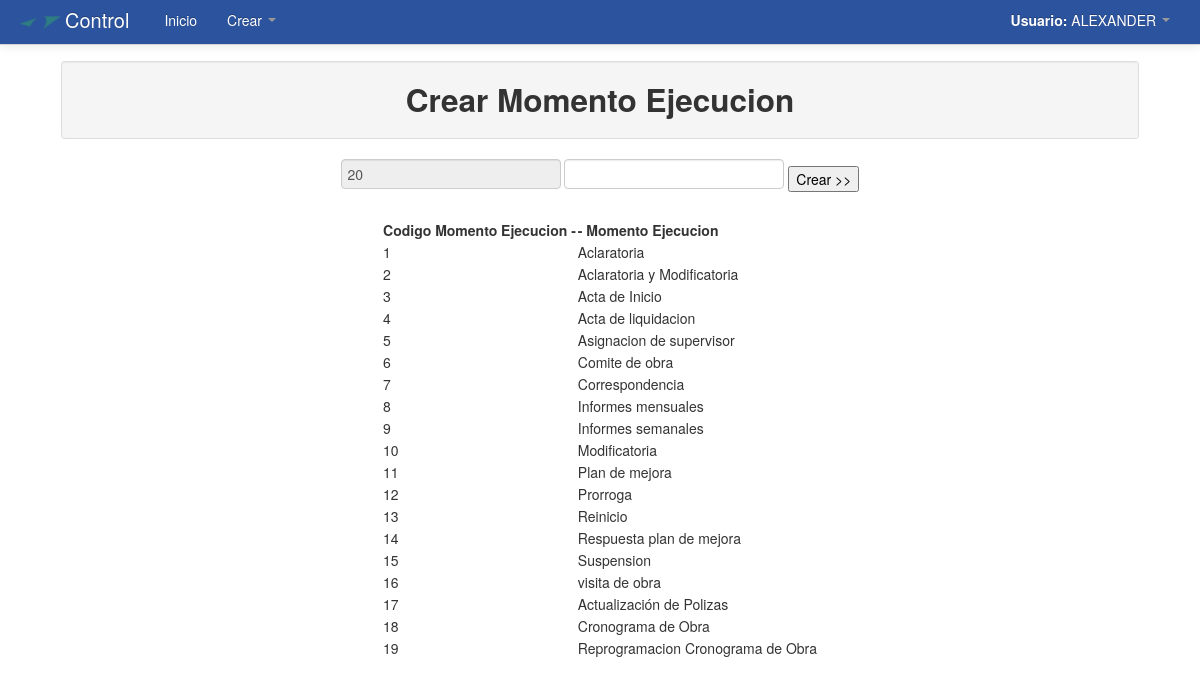
/Modulos/Crear/momentoejecucion.php (signed in), run on the app's committed database.
### tables this page shows
CREATE TABLE `momentosejecuciones` (
  `cod_momentoejecucion` int(11) NOT NULL AUTO_INCREMENT,
  `momentoejecucion` varchar(250) NOT NULL,
  PRIMARY KEY (`cod_momentoejecucion`)
);

### Modulos/Crear/momentoejecucion.php (the view, shortened to what this page needs)
<!DOCTYPE html>
<html lang="es">
  <head>
    <link href="../../css/bootstrap.css" rel="stylesheet">
    <link href="../../css/bootstrap-responsive.css" rel="stylesheet">
  </head>
  <body>
    <?php include_once "../../menu/m_crear.php"; ?>
	<div align="center">
    	<table width="90%">
          <tr>
            <td>
            	<table class="table table-bordered">
                  <tr class="well">
                    <td>
                    	<h2 align="center">Crear Momento Ejecucion</h2>
                    </td>
                  </tr>
                </table>
                <div align="center">
		    <form method="POST" action="momentoejecucion2.php">
			<?php
				$consultaCod_momentoejecucion=mysql_query("SELECT MAX(cod_momentoejecucion) AS ultimoMomentoejecucion FROM momentosejecuciones");
					while($filamomentoejecucion=mysql_fetch_array($consultaCod_momentoejecucion)){
						$nuevoCod_momentoejecucion=$filamomentoejecucion['ultimoMomentoejecucion']+1;
						echo '<input type="text" name="cod_momentoejecucion" readonly value="'.$nuevoCod_momentoejecucion.'">';
					}
			?>
			<input type="text" name="momentoejecucion">
			<input type="submit" value="Crear >>">
		    </form>
			<table>
			<td><strong>Codigo Momento Ejecucion - </strong></td>
			<td><strong> - Momento Ejecucion </strong></td>
			<?php
				$consultamomentoejecucion=mysql_query("SELECT * FROM momentosejecuciones");
					while($filamomentoejecucion=mysql_fetch_array($consultamomentoejecucion)){
					echo "<tr>";
						echo '<td>'.$filamomentoejecucion['cod_momentoejecucion'].'</td>';
						echo '<td>'.$filamomentoejecucion['momentoejecucion'].'</td>';
					echo "</tr>";
					}
			echo "</table>";
			?>
		</table>
    </div>
  </body>
</html>

### Modulos/Crear/momentoejecucion.php (style rules this page uses)
body { padding-top: 60px; padding-bottom: 40px; }

### data on the page
momentosejecuciones: cod_momentoejecucion "1", momentoejecucion "Aclaratoria"
momentosejecuciones: cod_momentoejecucion "2", momentoejecucion "Aclaratoria y Modificatoria"
momentosejecuciones: cod_momentoejecucion "3", momentoejecucion "Acta de Inicio"
momentosejecuciones: cod_momentoejecucion "4", momentoejecucion "Acta de liquidacion"
momentosejecuciones: cod_momentoejecucion "5", momentoejecucion "Asignacion de supervisor"
momentosejecuciones: cod_momentoejecucion "6", momentoejecucion "Comite de obra"
momentosejecuciones: cod_momentoejecucion "7", momentoejecucion "Correspondencia"
momentosejecuciones: cod_momentoejecucion "8", momentoejecucion "Informes mensuales"
momentosejecuciones: cod_momentoejecucion "9", momentoejecucion "Informes semanales"
momentosejecuciones: cod_momentoejecucion "10", momentoejecucion "Modificatoria"
momentosejecuciones: cod_momentoejecucion "11", momentoejecucion "Plan de mejora"
momentosejecuciones: cod_momentoejecucion "12", momentoejecucion "Prorroga"
momentosejecuciones: cod_momentoejecucion "13", momentoejecucion "Reinicio"
momentosejecuciones: cod_momentoejecucion "14", momentoejecucion "Respuesta plan de mejora"
momentosejecuciones: cod_momentoejecucion "15", momentoejecucion "Suspension"
momentosejecuciones: cod_momentoejecucion "16", momentoejecucion "visita de obra"
momentosejecuciones: cod_momentoejecucion "17", momentoejecucion "Actualización de Polizas"
momentosejecuciones: cod_momentoejecucion "18", momentoejecucion "Cronograma de Obra"
momentosejecuciones: cod_momentoejecucion "19", momentoejecucion "Reprogramacion Cronograma de Obra"

### other printed values
$_SESSION['user_name'] "ALEXANDER"
